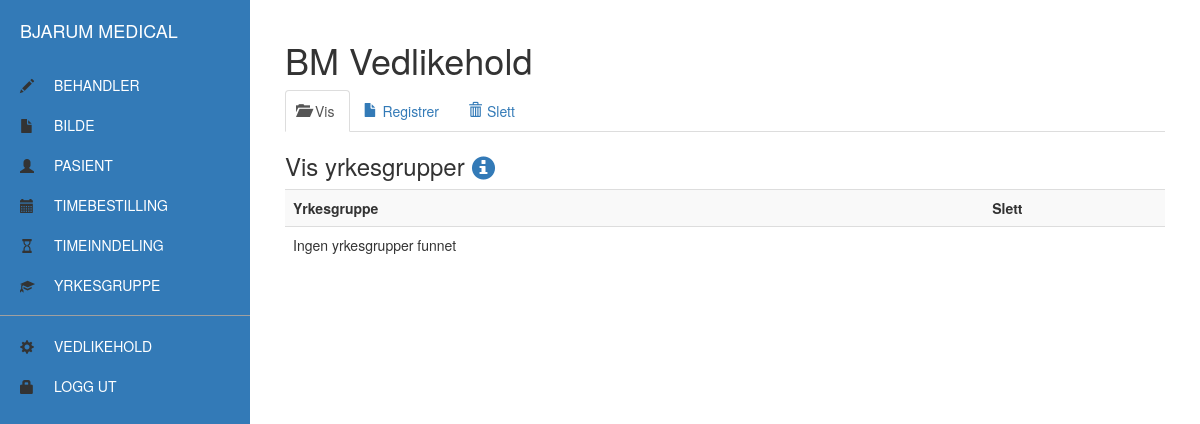
Before: /vedlikehold/yrkesgruppe.php (signed in) with the older database file.
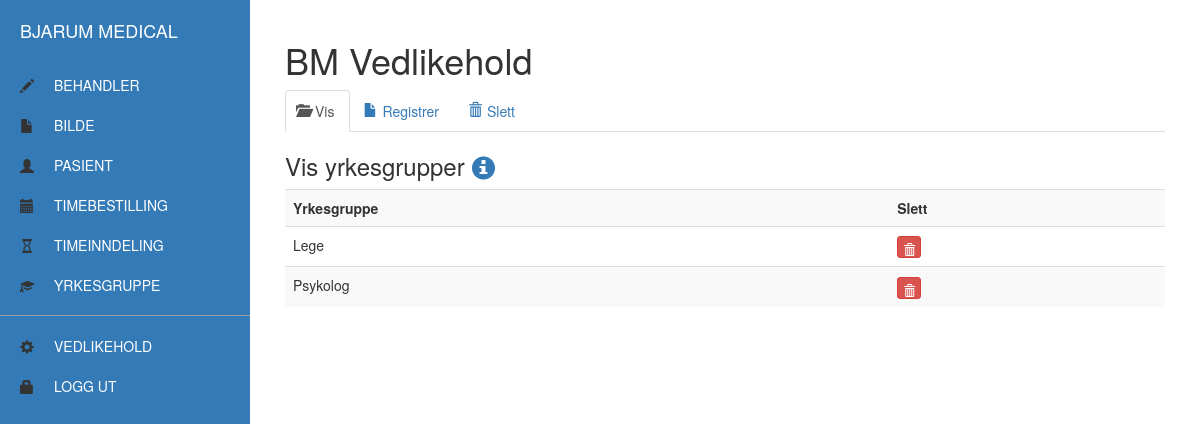
After: the same page with the newer database file.
### tables this page shows
CREATE TABLE `yrkesgruppe` (
  `yrkesgruppe` varchar(50) NOT NULL
);

### vedlikehold/libs/yrkesgruppe.php (the view, shortened to what this page needs)
<?php
function visYrkesgruppe() {
  $sql = "SELECT yrkesgruppe FROM yrkesgruppe";
  $result = mysqli_query($conn, $sql);
  if(mysqli_num_rows($result) > 0) {
    while($row = mysqli_fetch_assoc($result)) {
      echo "<tr>\n";
      echo "<td>". $row['yrkesgruppe'] ."</td>\n";
      echo "<td><form action=". $_SERVER['PHP_SELF'] ." method=\"post\">\n";
      echo "<button class=\"btn btn-danger btn-xs\" type=\"submit\" title=\"Slett\"><span class=\"glyphicon glyphicon-trash\"></span></button>\n";
      echo "</form></td>\n";
      echo "</tr>\n";
    }
  } else {
    echo "<tr><td>Ingen yrkesgrupper funnet</td><td>&nbsp;</td></tr>\n";
  }
}
?>

Changed rows visible on the page:
added yrkesgruppe: yrkesgruppe "Lege"
added yrkesgruppe: yrkesgruppe "Psykolog"
Other visible differences:
text no longer shown: "Ingen yrkesgrupper funnet"
